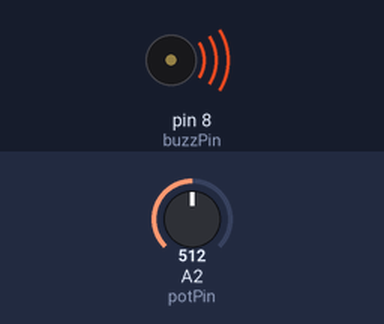
The sketch below on a simulated Arduino Uno, built with avr-gcc and run on an emulated ATmega328P. On the bench: buzzer (waves = sounding). Inputs (shaded band) come from the test bench; at power-on: A2 (potPin) = 512.

Above: at 0.1 s.
Timing chart, 0 to 1.6 s (numbered marks = the images above):
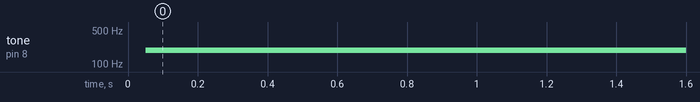

Measured:
- by itself, tone on pin 8 (buzzPin): silent → 194 Hz at 0.05 s

The sketch:

passiveBuzzer.ino
```cpp
int buzzPin = 8;
int potPin = A2;
int potVal;
int dt;
void setup() {
  // put your setup code here, to run once:
  pinMode(buzzPin,OUTPUT);
  pinMode(potPin,INPUT);
}

void loop() {
  potVal = analogRead(potPin);
  dt = -(9940./1023.)*potVal + 10000;
  digitalWrite(buzzPin, HIGH);
  delayMicroseconds(dt);
  digitalWrite(buzzPin, LOW);
}
```
